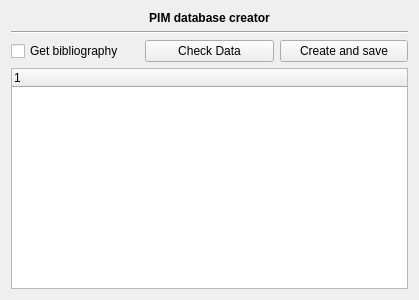
<?xml version="1.0" encoding="UTF-8"?>
<ui version="4.0">
 <class>DrugsDB::Internal::PimDatabaseCreator</class>
 <widget class="QWidget" name="DrugsDB::Internal::PimDatabaseCreator">
  <property name="geometry">
   <rect>
    <x>0</x>
    <y>0</y>
    <width>419</width>
    <height>300</height>
   </rect>
  </property>
  <property name="windowTitle">
   <string>Form</string>
  </property>
  <layout class="QGridLayout" name="gridLayout">
   <item row="0" column="0">
    <widget class="QLabel" name="label">
     <property name="font">
      <font>
       <weight>75</weight>
       <bold>true</bold>
      </font>
     </property>
     <property name="text">
      <string>PIM database creator</string>
     </property>
     <property name="alignment">
      <set>Qt::AlignCenter</set>
     </property>
    </widget>
   </item>
   <item row="1" column="0">
    <widget class="Line" name="line">
     <property name="orientation">
      <enum>Qt::Horizontal</enum>
     </property>
    </widget>
   </item>
   <item row="2" column="0">
    <layout class="QHBoxLayout" name="horizontalLayout">
     <item>
      <widget class="QCheckBox" name="biblioCheck">
       <property name="text">
        <string>Get bibliography</string>
       </property>
      </widget>
     </item>
     <item>
      <widget class="QPushButton" name="checkDatas">
       <property name="text">
        <string>Check Data</string>
       </property>
      </widget>
     </item>
     <item>
      <widget class="QPushButton" name="createAndSave">
       <property name="text">
        <string>Create and save</string>
       </property>
      </widget>
     </item>
    </layout>
   </item>
   <item row="3" column="0">
    <widget class="QTreeWidget" name="treeWidget">
     <column>
      <property name="text">
       <string notr="true">1</string>
      </property>
     </column>
    </widget>
   </item>
  </layout>
 </widget>
 <resources/>
 <connections/>
</ui>
